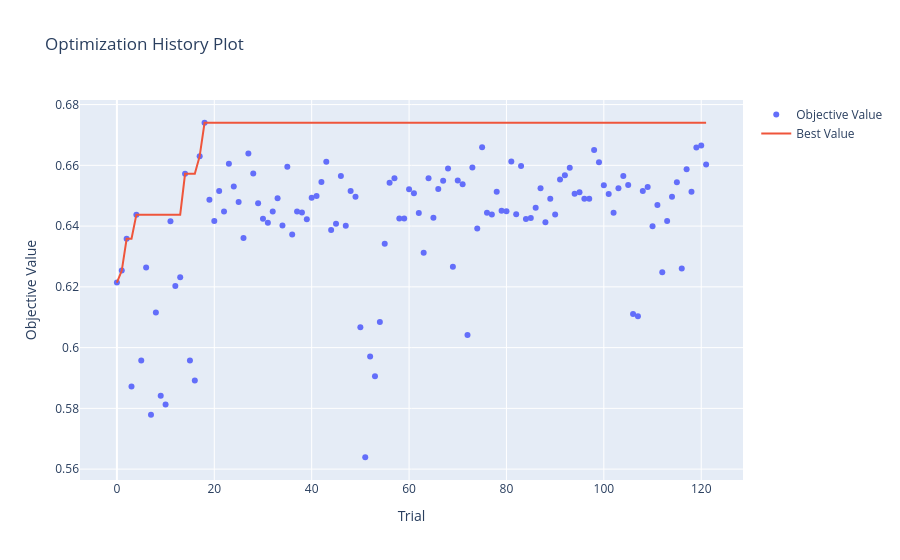
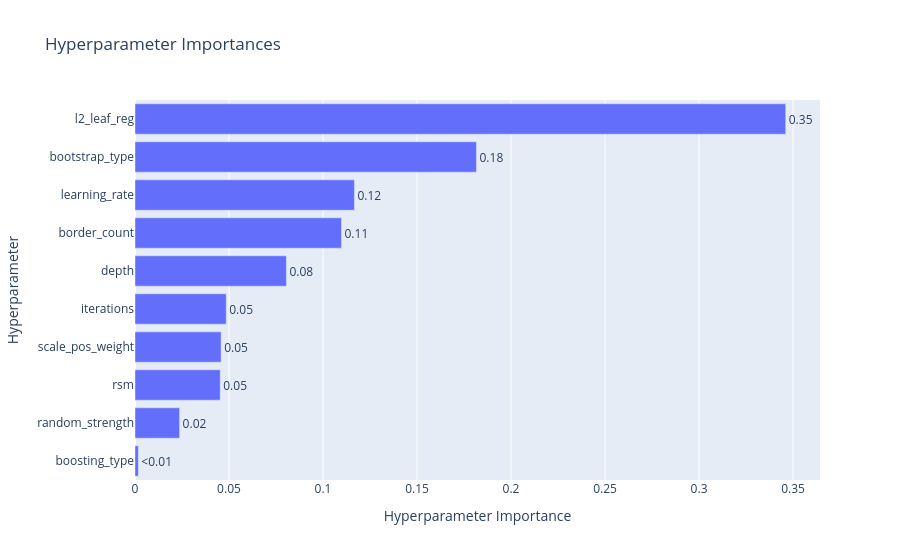
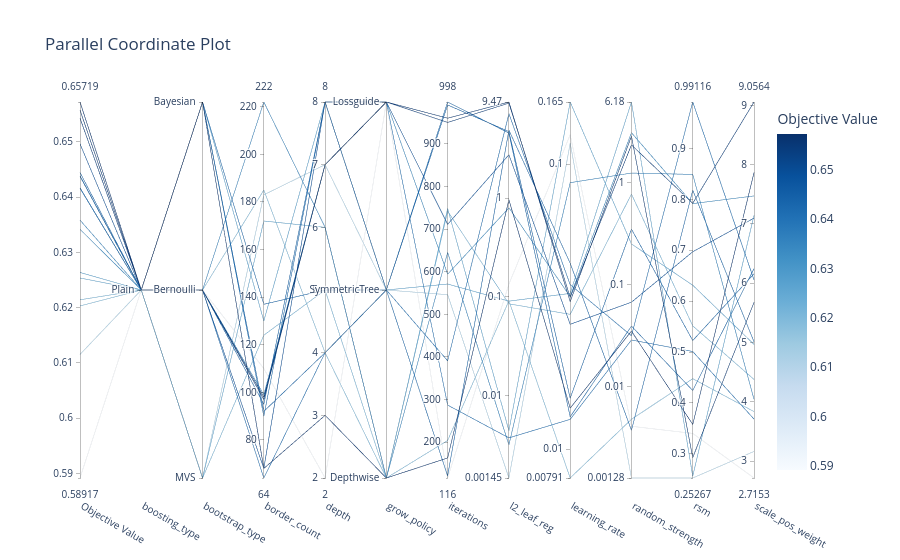

The cell these charts' notebook holds for them, in order:
### Code cell
import optuna
import numpy as np
import warnings
from catboost import CatBoostClassifier
from sklearn.metrics import roc_auc_score
from sklearn.model_selection import TimeSeriesSplit
from optuna.visualization import (
    plot_optimization_history, 
    plot_param_importances, 
    plot_parallel_coordinate
)
from optuna.samplers import TPESampler

# Parameter tuning settings

timeout_seconds = 60*60*0.5
no_improvement_trials = 100

# Split the 1k dataset to evaluate on holdout after tuning
# Had problem with overfitting and extreme bad results on last 200 rows so switched the order

X_tuning = train_1k_X.tail(800)
y_tuning = train_1k_y_cat.tail(800)
X_val_holdout = train_1k_X.head(200)
y_val_holdout = train_1k_y_cat.head(200)

def objective_catboost(trial):
    params = {
        "iterations": trial.suggest_int("iterations", 100, 1000), # Number of boosting rounds (equivalent to n_estimators)
        "learning_rate": trial.suggest_float("learning_rate", 0.005, 0.2, log=True), # Step size
        "depth": trial.suggest_int("depth", 2, 8), # Max tree depth. Low to reduce overfitting on small datasets
        "l2_leaf_reg": trial.suggest_float("l2_leaf_reg", 1e-3, 10.0, log=True), # L2 regularization (equivalent to reg_lambda/reg_alpha)
        "random_strength": trial.suggest_float("random_strength", 1e-3, 10.0, log=True), # Amount of randomness in scoring splits
        "rsm": trial.suggest_float("rsm", 0.2, 1.0), # Random subspace method (feature subsampling, equivalent to colsample_bytree)
        "border_count": trial.suggest_int("border_count", 64, 254), # Max bins for continuous features (equivalent to max_bin)
        "scale_pos_weight": trial.suggest_float("scale_pos_weight", 2.0, 10.0), # Class balancing weight for imbalanced target
        "objective": "Logloss", # Binary classification objective
        "random_seed": 42, # Fixed seed for reproducibility
        "thread_count": 1, # Use single thread to avoid issues with parallelism in Optuna (equivalent to n_jobs)
        "boosting_type": trial.suggest_categorical("boosting_type", ["Plain", "Ordered"]), # Boosting type
        "bootstrap_type": trial.suggest_categorical("bootstrap_type", ["Bayesian", "Bernoulli", "MVS"]), # Bootstrap method for sampling data
        "cat_features": cat_cols, # Categorical features
        "verbose": False, # Suppress CatBoost output
    }

    if params["boosting_type"] == "Ordered": # Ordered boosting
        params["grow_policy"] = "SymmetricTree" # Growth of trees
    else:
        params["grow_policy"] = trial.suggest_categorical("grow_policy", ["SymmetricTree", "Depthwise", "Lossguide"]) # Growth of trees
  
    if params["grow_policy"] == "Lossguide": # Lossguide grow policy
        params["max_leaves"] = trial.suggest_int("max_leaves", 3, 31) # Max leaves per tree. Low to prevent memorizing small data
        params["min_data_in_leaf"] = trial.suggest_int("min_data_in_leaf", 15, 100) # Min data in one leaf (equivalent to min_child_samples)
        params["score_function"] = "L2" # Scoring function for split quality
    elif params["grow_policy"] == "Depthwise": # Depthwise grow policy
        params["min_data_in_leaf"] = trial.suggest_int("min_data_in_leaf", 15, 100) # Min data in one leaf (equivalent to min_child_samples)
        params["score_function"] = trial.suggest_categorical("score_function", ["L2", "Cosine"]) # Scoring function for split quality
    else:
        params["score_function"] = trial.suggest_categorical("score_function", ["L2", "Cosine"]) # Scoring function for split quality

    if params["bootstrap_type"] == "Bayesian": # Bayesian bootstrap
        params["bagging_temperature"] = trial.suggest_float("bagging_temperature", 0, 10) # Intensity of Bayesian bootstrap
    else:
        params["subsample"] = trial.suggest_float("subsample", 0.2, 1.0) # Subsample ratio
        
    
    tscv = TimeSeriesSplit(n_splits=3) # TimeSeriesSplit to respect temporal order of data 3 splits for 3-fold CV
    cv_scores = []
    
    for train_idx, val_idx in tscv.split(X_tuning): # 3-fold CV cycle
        X_tr, X_val = X_tuning.iloc[train_idx], X_tuning.iloc[val_idx]
        y_tr, y_val = y_tuning.iloc[train_idx], y_tuning.iloc[val_idx]
        
        
        model = CatBoostClassifier(**params)
        
        with warnings.catch_warnings():
            warnings.simplefilter("ignore")
            model.fit(
                X_tr,
                y_tr
            )
        
        preds = model.predict_proba(X_val)[:, 1]
        cv_scores.append(roc_auc_score(y_val, preds))
        
    return np.mean(cv_scores)

def stop_optuna(study, trial): # Custom callback to stop optimization if no improvement in best AUC for a certain number of trials
    if study.best_trial.number + no_improvement_trials <= trial.number:
        print(f"\n[Early Stop] No improvement in {no_improvement_trials} trials. Stopping optimization.")
        study.stop()

study_catboost = optuna.create_study(direction="maximize", sampler=optuna.samplers.TPESampler(seed=42))
study_catboost.optimize(objective_catboost, timeout=timeout_seconds, n_jobs=-1, callbacks=[stop_optuna])

print("\n" + "="*40)
print(f"BEST AUC: {study_catboost.best_value:.4f}")
print("BEST PARAMETERS:")

print("best_params = {")
for k, v in study_catboost.best_params.items():
    if isinstance(v, str):
        print(f'    "{k}": "{v}",')
    else:
        print(f'    "{k}": {v},')
print("}")

print("\n--- PARAMETER IMPORTANCE ---")
importances = optuna.importance.get_param_importances(study_catboost)
for param, importance in importances.items():
    print(f"  {param:20}: {importance:.4f}")
print("="*40)


fig1 = plot_optimization_history(study_catboost)
fig1.show()
    
fig2 = plot_param_importances(study_catboost)
fig2.show()
    
fig3 = plot_parallel_coordinate(
    study_catboost, 
    params=[
        "iterations",
        "learning_rate",
        "depth",
        "l2_leaf_reg",
        "random_strength",
        "rsm",
        "border_count",
        "scale_pos_weight",
        "boosting_type",
        "bootstrap_type",
        "grow_policy"
    ]
)
fig3.show()
    
fig1.write_html("hyperparameter_tuning/CatBoost/Classification/optuna_catboost_1k_history.html")
fig2.write_html("hyperparameter_tuning/CatBoost/Classification/optuna_catboost_1k_importance.html")
fig3.write_html("hyperparameter_tuning/CatBoost/Classification/optuna_catboost_1k_parallel.html")

### Figure 1 — Plotly figure (JSON) as saved in the notebook; plotly's stock layout.template omitted (floating-point values rounded to 4 significant figures)
{"data": [{"mode": "markers", "name": "Objective Value", "type": "scatter", "x": [0, 1, 2, 3, 4, 5, 6, 7, 8, 9, 10, 11, 12, 13, 14, 15, 16, 17, 18, 19, 20, 21, 22, 23, 24, 25, 26, 27, 28, 29, 30, 31, 32, 33, 34, 35, 36, 37, 38, 39, 40, 41, 42, 43, 44, 45, 46, 47, 48, 49, 50, 51, 52, 53, 54, 55, 56, 57, 58, 59, 60, 61, 62, 63, 64, 65, 66, 67, 68, 69, 70, 71, 72, 73, 74, 75, 76, 77, 78, 79, 80, 81, 82, 83, 84, 85, 86, 87, 88, 89, 90, 91, 92, 93, 94, 95, 96, 97, 98, 99, 100, 101, 102, 103, 104, 105, 106, 107, 108, 109, 110, 111, 112, 113, 114, 115, 116, 117, 118, 119, 120, 121], "y": [0.6214, 0.6254, 0.6358, 0.5872, 0.6438, 0.5957, 0.6264, 0.5779, 0.6115, 0.5842, 0.5813, 0.6416, 0.6203, 0.6232, 0.6572, 0.5957, 0.5892, 0.663, 0.674, 0.6487, 0.6417, 0.6516, 0.6448, 0.6606, 0.653, 0.6479, 0.6361, 0.6639, 0.6573, 0.6475, 0.6424, 0.6411, 0.6448, 0.6492, 0.6402, 0.6595, 0.6373, 0.6448, 0.6445, 0.6423, 0.6494, 0.6499, 0.6546, 0.6612, 0.6387, 0.6408, 0.6565, 0.6401, 0.6515, 0.6497, 0.6067, 0.5639, 0.5971, 0.5906, 0.6084, 0.6342, 0.6543, 0.6557, 0.6425, 0.6425, 0.6522, 0.6508, 0.6443, 0.6312, 0.6558, 0.6428, 0.6522, 0.655, 0.659, 0.6266, 0.655, 0.6538, 0.6041, 0.6593, 0.6392, 0.666, 0.6444, 0.6438, 0.6513, 0.6451, 0.6449, 0.6612, 0.6439, 0.6598, 0.6423, 0.6427, 0.6461, 0.6525, 0.6413, 0.649, 0.6438, 0.6553, 0.6567, 0.6592, 0.6506, 0.6511, 0.649, 0.649, 0.665, 0.661, 0.6535, 0.6505, 0.6444, 0.6525, 0.6565, 0.6535, 0.6111, 0.6103, 0.6516, 0.6529, 0.64, 0.6469, 0.6248, 0.6417, 0.6496, 0.6544, 0.626, 0.6588, 0.6513, 0.6659, 0.6665, 0.6603]}, {"mode": "lines", "name": "Best Value", "type": "scatter", "x": [0, 1, 2, 3, 4, 5, 6, 7, 8, 9, 10, 11, 12, 13, 14, 15, 16, 17, 18, 19, 20, 21, 22, 23, 24, 25, 26, 27, 28, 29, 30, 31, 32, 33, 34, 35, 36, 37, 38, 39, 40, 41, 42, 43, 44, 45, 46, 47, 48, 49, 50, 51, 52, 53, 54, 55, 56, 57, 58, 59, 60, 61, 62, 63, 64, 65, 66, 67, 68, 69, 70, 71, 72, 73, 74, 75, 76, 77, 78, 79, 80, 81, 82, 83, 84, 85, 86, 87, 88, 89, 90, 91, 92, 93, 94, 95, 96, 97, 98, 99, 100, 101, 102, 103, 104, 105, 106, 107, 108, 109, 110, 111, 112, 113, 114, 115, 116, 117, 118, 119, 120, 121], "y": [0.6214, 0.6254, 0.6358, 0.6358, 0.6438, 0.6438, 0.6438, 0.6438, 0.6438, 0.6438, 0.6438, 0.6438, 0.6438, 0.6438, 0.6572, 0.6572, 0.6572, 0.663, 0.674, 0.674, 0.674, 0.674, 0.674, 0.674, 0.674, 0.674, 0.674, 0.674, 0.674, 0.674, 0.674, 0.674, 0.674, 0.674, 0.674, 0.674, 0.674, 0.674, 0.674, 0.674, 0.674, 0.674, 0.674, 0.674, 0.674, 0.674, 0.674, 0.674, 0.674, 0.674, 0.674, 0.674, 0.674, 0.674, 0.674, 0.674, 0.674, 0.674, 0.674, 0.674, 0.674, 0.674, 0.674, 0.674, 0.674, 0.674, 0.674, 0.674, 0.674, 0.674, 0.674, 0.674, 0.674, 0.674, 0.674, 0.674, 0.674, 0.674, 0.674, 0.674, 0.674, 0.674, 0.674, 0.674, 0.674, 0.674, 0.674, 0.674, 0.674, 0.674, 0.674, 0.674, 0.674, 0.674, 0.674, 0.674, 0.674, 0.674, 0.674, 0.674, 0.674, 0.674, 0.674, 0.674, 0.674, 0.674, 0.674, 0.674, 0.674, 0.674, 0.674, 0.674, 0.674, 0.674, 0.674, 0.674, 0.674, 0.674, 0.674, 0.674, 0.674, 0.674]}, {"marker": {"color": "#cccccc"}, "mode": "markers", "name": "Infeasible Trial", "showlegend": false, "type": "scatter", "x": [], "y": []}], "layout": {"title": {"text": "Optimization History Plot"}, "xaxis": {"title": {"text": "Trial"}}, "yaxis": {"title": {"text": "Objective Value"}}}}

### Figure 2 — Plotly figure (JSON) as saved in the notebook; plotly's stock layout.template omitted (floating-point values rounded to 4 significant figures)
{"data": [{"cliponaxis": false, "hovertemplate": ["boosting_type (CategoricalDistribution): 0.0017814719970154047<extra></extra>", "random_strength (FloatDistribution): 0.023723734520656434<extra></extra>", "rsm (FloatDistribution): 0.04534505401285356<extra></extra>", "scale_pos_weight (FloatDistribution): 0.04581402214869934<extra></extra>", "iterations (IntDistribution): 0.04852698540527519<extra></extra>", "depth (IntDistribution): 0.08053066499728205<extra></extra>", "border_count (IntDistribution): 0.1098170817649734<extra></extra>", "learning_rate (FloatDistribution): 0.11671146651122391<extra></extra>", "bootstrap_type (CategoricalDistribution): 0.18162877939998673<extra></extra>", "l2_leaf_reg (FloatDistribution): 0.34612073924203407<extra></extra>"], "name": "Objective Value", "orientation": "h", "text": ["<0.01", "0.02", "0.05", "0.05", "0.05", "0.08", "0.11", "0.12", "0.18", "0.35"], "textposition": "outside", "type": "bar", "x": [0.001781, 0.02372, 0.04535, 0.04581, 0.04853, 0.08053, 0.1098, 0.1167, 0.1816, 0.3461], "y": ["boosting_type", "random_strength", "rsm", "scale_pos_weight", "iterations", "depth", "border_count", "learning_rate", "bootstrap_type", "l2_leaf_reg"]}], "layout": {"title": {"text": "Hyperparameter Importances"}, "xaxis": {"title": {"text": "Hyperparameter Importance"}}, "yaxis": {"title": {"text": "Hyperparameter"}}}}

### Figure 3 — Plotly figure (JSON) as saved in the notebook; plotly's stock layout.template omitted (floating-point values rounded to 4 significant figures)
{"data": [{"dimensions": [{"label": "Objective Value", "range": [0.5892, 0.6572], "values": [0.6214, 0.6254, 0.6358, 0.6438, 0.6264, 0.6115, 0.6416, 0.6203, 0.6572, 0.5892, 0.6417, 0.6342, 0.6543, 0.6557, 0.6444, 0.6438, 0.6496]}, {"label": "boosting_type", "range": [0, 0], "ticktext": ["Plain"], "tickvals": [0], "values": [0, 0, 0, 0, 0, 0, 0, 0, 0, 0, 0, 0, 0, 0, 0, 0, 0]}, {"label": "bootstrap_type", "range": [0, 2], "ticktext": ["MVS", "Bernoulli", "Bayesian"], "tickvals": [0, 1, 2], "values": [0, 0, 1, 1, 2, 0, 2, 1, 2, 1, 1, 1, 1, 1, 2, 2, 1]}, {"label": "border_count", "range": [64, 222], "values": [124, 172, 222, 95, 130, 183, 90, 185, 68, 110, 64, 99, 97, 98, 92, 137, 68]}, {"label": "depth", "range": [2, 8], "values": [5, 6, 6, 8, 8, 7, 8, 4, 3, 2, 4, 7, 7, 7, 4, 5, 8]}, {"label": "grow_policy", "range": [0, 2], "ticktext": ["Depthwise", "SymmetricTree", "Lossguide"], "tickvals": [0, 1, 2], "values": [0, 0, 0, 1, 1, 1, 2, 0, 0, 2, 1, 2, 2, 2, 1, 1, 2]}, {"label": "iterations", "range": [116, 998], "values": [742, 748, 645, 121, 571, 546, 287, 204, 163, 116, 391, 594, 950, 960, 991, 998, 711]}, {"label": "l2_leaf_reg", "range": [-2.839, 0.9763], "ticktext": ["0.00145", "0.01", "0.1", "1", "9.47"], "tickvals": [-2.839, -2, -1, 0, 0.9763], "values": [-1.071, -2.359, -2.502, 0.6904, -1.044, -2.839, -2.432, -1.041, -0.01615, -0.8722, 0.8575, -0.09805, 0.965, 0.9763, 0.6761, 0.6609, 0.4406]}, {"label": "learning_rate", "range": [-2.102, -0.7822], "ticktext": ["0.00791", "0.01", "0.1", "0.165"], "tickvals": [-2.102, -2, -1, -0.7822], "values": [-1.527, -0.7822, -1.065, -1.348, -1.454, -0.9268, -1.896, -2.102, -1.856, -0.8974, -1.423, -1.465, -1.468, -1.483, -1.822, -1.887, -1.562]}, {"label": "random_strength", "range": [-2.894, 0.7912], "ticktext": ["0.00128", "0.01", "0.1", "1", "6.18"], "tickvals": [-2.894, -2, -1, 0, 0.7912], "values": [-0.1111, -0.6, 0.0949, -2.427, 0.7912, -2.894, -1.541, -2.318, -1.454, -2.387, -1.5, 0.49, 0.3706, 0.4565, -0.4551, -1.405, -1.171]}, {"label": "rsm", "range": [0.2527, 0.9912], "values": [0.5514, 0.6313, 0.849, 0.8179, 0.2562, 0.2527, 0.5011, 0.4477, 0.3578, 0.3403, 0.9912, 0.7915, 0.7921, 0.2929, 0.5227, 0.4246, 0.697]}, {"label": "scale_pos_weight", "range": [2.715, 9.056], "values": [4.378, 4.969, 4.043, 5.012, 7.145, 3.163, 3.709, 3.835, 7.864, 2.715, 6.057, 7.472, 9.056, 5.678, 6.159, 6.245, 7.098]}], "labelangle": 30, "labelside": "bottom", "line": {"color": [0.6214, 0.6254, 0.6358, 0.6438, 0.6264, 0.6115, 0.6416, 0.6203, 0.6572, 0.5892, 0.6417, 0.6342, 0.6543, 0.6557, 0.6444, 0.6438, 0.6496], "colorbar": {"title": {"text": "Objective Value"}}, "colorscale": [[0, "rgb(247,251,255)"], [0.125, "rgb(222,235,247)"], [0.25, "rgb(198,219,239)"], [0.375, "rgb(158,202,225)"], [0.5, "rgb(107,174,214)"], [0.625, "rgb(66,146,198)"], [0.75, "rgb(33,113,181)"], [0.875, "rgb(8,81,156)"], [1, "rgb(8,48,107)"]], "reversescale": false, "showscale": true}, "type": "parcoords"}], "layout": {"title": {"text": "Parallel Coordinate Plot"}}}
